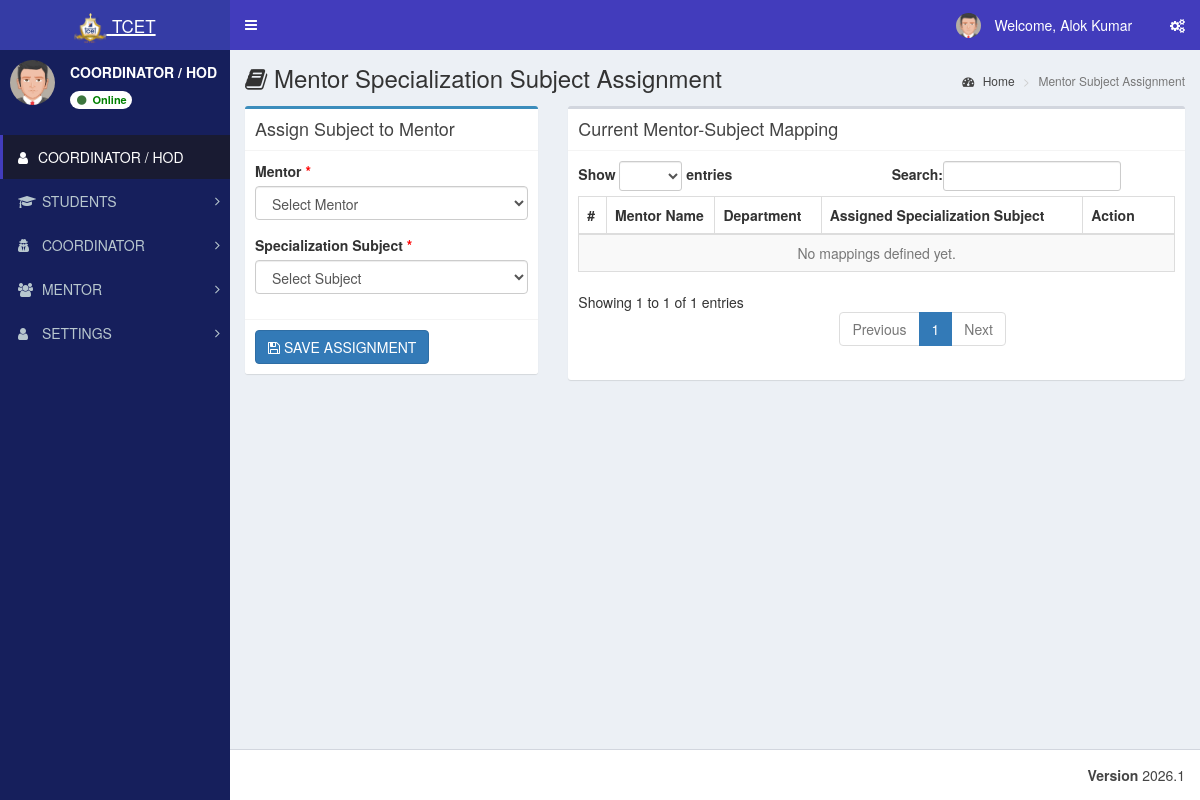
Screenshot of /admin/mentor_subject.php (signed in) with the database file from the repository.
### tables this page shows
CREATE TABLE `st_role_master` (
  `role_id` int(11) NOT NULL,
  `role_name` varchar(100) NOT NULL
);

CREATE TABLE `st_login` (
  `login_id` int(11) NOT NULL,
  `username` varchar(200) NOT NULL,
  `password` varchar(255) NOT NULL,
  `user_id` int(11) NOT NULL,
  `created_at` timestamp NOT NULL DEFAULT current_timestamp()
);

CREATE TABLE `st_user_master` (
  `user_id` int(11) NOT NULL,
  `user_name` varchar(150) NOT NULL,
  `email_id` varchar(200) NOT NULL,
  `phone_number` varchar(15) DEFAULT NULL,
  `department_id` int(11) NOT NULL,
  `role_id` int(11) NOT NULL,
  `student_id` int(11) NOT NULL,
  `is_first_login` tinyint(1) DEFAULT 1
);

CREATE TABLE `st_menu_master` (
  `menu_id` int(11) NOT NULL,
  `menu_name` varchar(100) NOT NULL,
  `menu_icon` varchar(100) NOT NULL DEFAULT 'fa fa-folder'
);

### database/db_connect.php (called while the page is built, shortened)
<?php
class DBController
{
    public $host = "localhost";
    public $user = "root";
    public $password = "";
    public $database = "tcet_st";
    function __construct()
    {
        $this->conn = $this->connectDB();
    }
    function connectDB()
    {
      $conn = @mysqli_connect($this->host,$this->user,$this->password,$this->database);
      return $conn;
    }
}
?>

### admin/mentor_subject.php (the view, shortened to what this page needs)
<?php
require "../database/db_connect.php";
$db_handle = new DBController();
$loginUserId = $_SESSION['user_session'];
$userData = $db_handle->runQuery("
    SELECT role_id, department_id
    FROM st_user_master
    WHERE user_id='$loginUserId'
");
$loginRole = $userData[0]['role_id'] ?? 0;
if ($loginRole == 3) {
  $mappingsSql = "
      SELECT msm.mapping_id,
             COALESCE(NULLIF(TRIM(u.user_name), ''), l.username) AS mentor_name,
             d.department_name,
             ssm.subject_name
      FROM st_mentor_subject_mapping msm
      JOIN st_user_master u ON u.user_id = msm.mentor_id
      INNER JOIN st_coordinator_mentor cm ON cm.mentor_id = u.user_id
      LEFT JOIN st_login l ON l.user_id = u.user_id
      LEFT JOIN st_department_master d ON d.department_id = u.department_id
      JOIN st_specialization_subject_master ssm ON ssm.subject_id = msm.subject_id
      WHERE cm.coordinator_id = $loginUserId
      ORDER BY mentor_name ASC, ssm.subject_name ASC
  ";
}
$mappings = $db_handle->runQuery($mappingsSql) ?? [];
include "header/header.php";
?>
<div class="content-wrapper">
  <section class="content-header">
    <h1><i class="fa fa-book"></i> Mentor Specialization Subject Assignment</h1>
    <ol class="breadcrumb">
      <li><a href="index.php"><i class="fa fa-dashboard"></i> Home</a></li>
      <li class="active">Mentor Subject Assignment</li>
    </ol>
  </section>
  <section class="content">
    <div class="row">
      <div class="col-md-4">
        <div class="box box-primary">
          <div class="box-header with-border">
            <h3 class="box-title">Assign Subject to Mentor</h3>
          </div>
          <form method="POST" action="mentor_subject.php">
            <div class="box-body">
              <div class="form-group">
                <label>Mentor <span style="color:red;">*</span></label>
                <select class="form-control select2" name="mentor_id" style="width: 100%;" required>
                  <option value="">Select Mentor</option>
                </select>
              </div>
              <div class="form-group">
                <label>Specialization Subject <span style="color:red;">*</span></label>
                <select class="form-control select2" name="subject_id" style="width: 100%;" required>
                  <option value="">Select Subject</option>
                </select>
              </div>
            </div>
            <div class="box-footer">
              <button type="submit" class="btn btn-primary"><i class="fa fa-save"></i> SAVE ASSIGNMENT</button>
            </div>
          </form>
        </div>
      </div>
      <div class="col-md-8">
        <div class="box box-default">
          <div class="box-header with-border">
            <h3 class="box-title">Current Mentor-Subject Mapping</h3>
          </div>
          <div class="box-body table-responsive">
            <table class="table table-bordered table-striped" id="mappingsTable">
              <thead>
                <tr>
                  <th style="width: 10px">#</th>
                  <th>Mentor Name</th>
                  <th>Department</th>
                  <th>Assigned Specialization Subject</th>
                  <th style="width: 100px">Action</th>
                </tr>
              </thead>
              <tbody>
                <?php if (empty($mappings)) { ?>
                  <tr>
                    <td colspan="5" class="text-center text-muted">No mappings defined yet.</td>
                  </tr>
                <?php } ?>
              </tbody>
            </table>
          </div>
        </div>
      </div>
    </div>
  </section>
</div>
<?php include "header/footer.php"; ?>

### admin/header/header.php (shortened to what this page needs)
<?php
include_once("../database/db_connect.php");
$db_handle = new DBController();
$sessionLoginId = intval($_SESSION['user_login_id'] ?? $_SESSION['user_session'] ?? 0);
$username = '';
$userid = 0;
$usertype = 0;
$sql = "SELECT l.login_id, l.username, l.user_id, u.role_id, u.user_name, r.role_name
	    FROM st_login l
	    LEFT JOIN st_user_master u ON u.user_id = l.user_id
	    LEFT JOIN st_role_master r ON r.role_id = u.role_id
	    WHERE l.login_id='" . $sessionLoginId . "' LIMIT 1";
$result = mysqli_query($db_handle->conn, $sql);
if ($result && $result->num_rows > 0) {
	$row = $result->fetch_assoc();
	$username = $row['username'];
	$userid = intval($row['user_id']);
	$usertype = intval($row['role_id']);
}
$name = $username;
$profileSql = "SELECT COALESCE(NULLIF(TRIM(u.user_name), ''), l.username) AS user_name
			   FROM st_login l
			   LEFT JOIN st_user_master u ON u.user_id = l.user_id
			   WHERE l.user_id = $userid LIMIT 1";
$profileResult = mysqli_query($db_handle->conn, $profileSql);
if ($profileResult && ($profileRow = mysqli_fetch_assoc($profileResult))) {
	$profileName = trim((string)($profileRow['user_name'] ?? ''));
	if ($profileName !== '') {
		$name = $profileName;
	}
}
$sql = "SELECT role_name FROM st_role_master WHERE role_id = ? LIMIT 1";
$stmt = mysqli_prepare($db_handle->conn, $sql);
if ($stmt) {
	mysqli_stmt_bind_param($stmt, 'i', $usertype);
	mysqli_stmt_execute($stmt);
	$result = mysqli_stmt_get_result($stmt);
	if ($row = mysqli_fetch_assoc($result)) {
		$role_name = $row['role_name'];
	}
}
$dashboardRoute = ($usertype === 5) ? 'student_dashboard.php' : 'index.php';
?>
<!DOCTYPE html>
<html>
<head>
	<link rel="stylesheet" href="bootstrap/css/bootstrap.min.css">
	<link rel="stylesheet" href="https://cdnjs.cloudflare.com/ajax/libs/font-awesome/4.5.0/css/font-awesome.min.css">
	<link rel="stylesheet" href="https://cdnjs.cloudflare.com/ajax/libs/ionicons/2.0.1/css/ionicons.min.css">
	<link rel="stylesheet" href="dist/css/AdminLTE.min.css">
	<link rel="stylesheet" href="dist/css/skins/_all-skins.min.css">
	<link rel="stylesheet" href="plugins/iCheck/flat/blue.css">
	<link rel="stylesheet" href="plugins/morris/morris.css">
	<link rel="stylesheet" href="plugins/jvectormap/jquery-jvectormap-1.2.2.css">
	<link rel="stylesheet" href="plugins/datepicker/datepicker3.css">
	<link rel="stylesheet" href="plugins/daterangepicker/daterangepicker.css">
	<link rel="stylesheet" href="plugins/bootstrap-wysihtml5/bootstrap3-wysihtml5.min.css">
</head>
<body class="hold-transition skin-blue sidebar-mini main-content-responsive">
	<div class="wrapper">
		<header class="main-header">
			<a href="<?php echo $dashboardRoute; ?>" class="logo">
				<span class="logo-lg"><img src="images/booklogo.webp" class="py-2" height="40px" /> <small>TCET</small></span>
			</a>
			<nav class="navbar navbar-static-top">
				<a href="#" class="sidebar-toggle" data-toggle="offcanvas" role="button">
				</a>
				<div class="navbar-custom-menu">
					<ul class="nav navbar-nav">
						<li class="dropdown user user-menu">
							<a href="#" class="dropdown-toggle" data-toggle="dropdown">
								<img src="dist/img/user2-160x160.jpg" class="user-image" alt="User Image">
								<span class="hidden-xs">&nbsp;Welcome, <?php echo $name; ?> &nbsp;</span>
							</a>
						</li>
						<li>
							<a href="#" data-toggle="control-sidebar"><i class="fa fa-gears"></i></a>
						</li>
					</ul>
				</div>
			</nav>
		</header>
		<aside class="main-sidebar">
			<section class="sidebar">
				<div class="user-panel">
					<div class="pull-left image">
						<img src="dist/img/user2-160x160.jpg" class="img-circle" alt="User Image">
					</div>
					<div class="pull-left info">
						<p><span><?php echo htmlspecialchars($role_name); ?></span></p>
						<a class="badge" href="#" style="background:white; color: green;">
							<i class="fa fa-circle text-success"></i> Online
						</a>
					</div>
				</div>
				<br />
				<?php include "side_menu.php"; ?>
		</aside>

### admin/header/side_menu.php (shortened to what this page needs)
<?php
function sidebar_has_column($conn, $table, $column)
{
	$escapedColumn = mysqli_real_escape_string($conn, $column);
	$result = mysqli_query($conn, "SHOW COLUMNS FROM $table LIKE '$escapedColumn'");
	$exists = ($result && mysqli_num_rows($result) > 0);
	return $exists;
}
$menuHasIconColumn = sidebar_has_column($db_handle->conn, 'st_menu_master', 'menu_icon');
$subMenuHasIconColumn = sidebar_has_column($db_handle->conn, 'st_sub_menu_master', 'sub_menu_icon');
$subMenuHasRouteColumn = sidebar_has_column($db_handle->conn, 'st_sub_menu_master', 'sub_menu_route');
$menuTree = array();
$menuIconSelect = $menuHasIconColumn
	? "COALESCE(NULLIF(TRIM(m.menu_icon), ''), 'fa fa-folder') AS menu_icon"
	: "'fa fa-folder' AS menu_icon";
$subMenuRouteSelect = $subMenuHasRouteColumn
	? "COALESCE(NULLIF(TRIM(sm.sub_menu_route), ''), '#') AS sub_menu_route"
	: "'#' AS sub_menu_route";
$subMenuIconSelect = $subMenuHasIconColumn
	? "COALESCE(NULLIF(TRIM(sm.sub_menu_icon), ''), 'fa fa-angle-double-right') AS sub_menu_icon"
	: "'fa fa-angle-double-right' AS sub_menu_icon";
$menuSql = "SELECT m.menu_id, m.menu_name, $menuIconSelect
			FROM st_menu_master m
			WHERE (
				EXISTS (
					SELECT 1
					FROM st_menu_allocation_master mar
					WHERE mar.menu_id = m.menu_id
					  AND mar.role_id = ?
					  AND mar.sub_menu_id IS NULL
				)
				OR EXISTS (
					SELECT 1
					FROM st_menu_allocation_master maa
					WHERE maa.menu_id = m.menu_id
					  AND maa.role_id = ?
					  AND maa.sub_menu_id IS NOT NULL
				)
			)
			ORDER BY m.menu_id";
$menuStmt = mysqli_prepare($db_handle->conn, $menuSql);
if ($menuStmt) {
	mysqli_stmt_bind_param($menuStmt, 'ii', $usertype, $usertype);
	mysqli_stmt_execute($menuStmt);
	$menuResult = mysqli_stmt_get_result($menuStmt);
	while ($menuRow = mysqli_fetch_assoc($menuResult)) {
		$menuId = (int) $menuRow['menu_id'];
		$menuTree[$menuId] = array(
			'menu_name' => $menuRow['menu_name'],
			'menu_icon' => $menuRow['menu_icon'],
			'submenus' => array()
		);
		$subSql = "SELECT sm.sub_menu_id, sm.sub_menu_name, $subMenuRouteSelect, $subMenuIconSelect
				   FROM st_sub_menu_master sm
				   WHERE sm.menu_id = ?
				   AND (
					   EXISTS (
						   SELECT 1
						   FROM st_menu_allocation_master mar
						   WHERE mar.sub_menu_id = sm.sub_menu_id
							 AND mar.role_id = ?
					   )
				   )
				   ORDER BY sm.sort_order ASC, sm.sub_menu_id ASC";
		$subStmt = mysqli_prepare($db_handle->conn, $subSql);
		if ($subStmt) {
			mysqli_stmt_bind_param($subStmt, 'ii', $menuId, $usertype);
			mysqli_stmt_execute($subStmt);
			$subResult = mysqli_stmt_get_result($subStmt);
			while ($subRow = mysqli_fetch_assoc($subResult)) {
				$menuTree[$menuId]['submenus'][] = $subRow;
			}
		}
	}
}
?>
<ul class="sidebar-menu" id="sidebar-dynamic-menu">
<?php
$sidebarHomeRoute = ((int) ($usertype ?? 0) === 5) ? 'student_dashboard.php' : 'index.php';
$sidebarHomeLabel = ((int) ($usertype ?? 0) === 5) ? 'DASHBOARD' : strtoupper((string) ($role_name ?? 'Dashboard'));
$sidebarHomeIcon = ((int) ($usertype ?? 0) === 5) ? 'fa fa-dashboard' : 'fa fa-user';
?>
<li class="active"><a href="<?php echo htmlspecialchars($sidebarHomeRoute); ?>"><i class="<?php echo htmlspecialchars($sidebarHomeIcon); ?>"></i><span><?php echo htmlspecialchars($sidebarHomeLabel); ?></span></a></li>
<?php foreach ($menuTree as $menuId => $menuData) {
	$menuName = trim((string) $menuData['menu_name']);
	$menuIcon = trim((string) $menuData['menu_icon']);
?>
<li class="treeview" data-menu-id="<?php echo $menuId; ?>" id="sidebar-menu-<?php echo $menuId; ?>">
<a href="#">
<i class="<?php echo htmlspecialchars($menuIcon); ?>" aria-hidden="true"></i> <span><?php echo strtoupper(htmlspecialchars($menuName)); ?></span>
<span class="pull-right-container">
<i class="fa fa-angle-right pull-right"></i>
</span>
</a>
</li>
<?php } ?>
</ul>
</section>

### admin/header/header.php (style rules this page uses)
.main-content-responsive .box, .main-content-responsive .small-box, .main-content-responsive .info-box { max-width: 100%; }
.main-content-responsive .box-body, .main-content-responsive .table-responsive { overflow-x: auto; }
.main-content-responsive .main-header .logo img { height: 32px !important; width: auto !important; max-width: none; object-fit: contain; }

### rows the page displays
st_role_master: role_name "COORDINATOR / HOD"
st_login: user.role_name "COORDINATOR / HOD"
st_menu_master: menu_name "STUDENTS"
st_menu_master: menu_name "COORDINATOR"
st_menu_master: menu_name "MENTOR"
st_menu_master: menu_name "SETTINGS"

### other values shown
$name "Alok Kumar"
